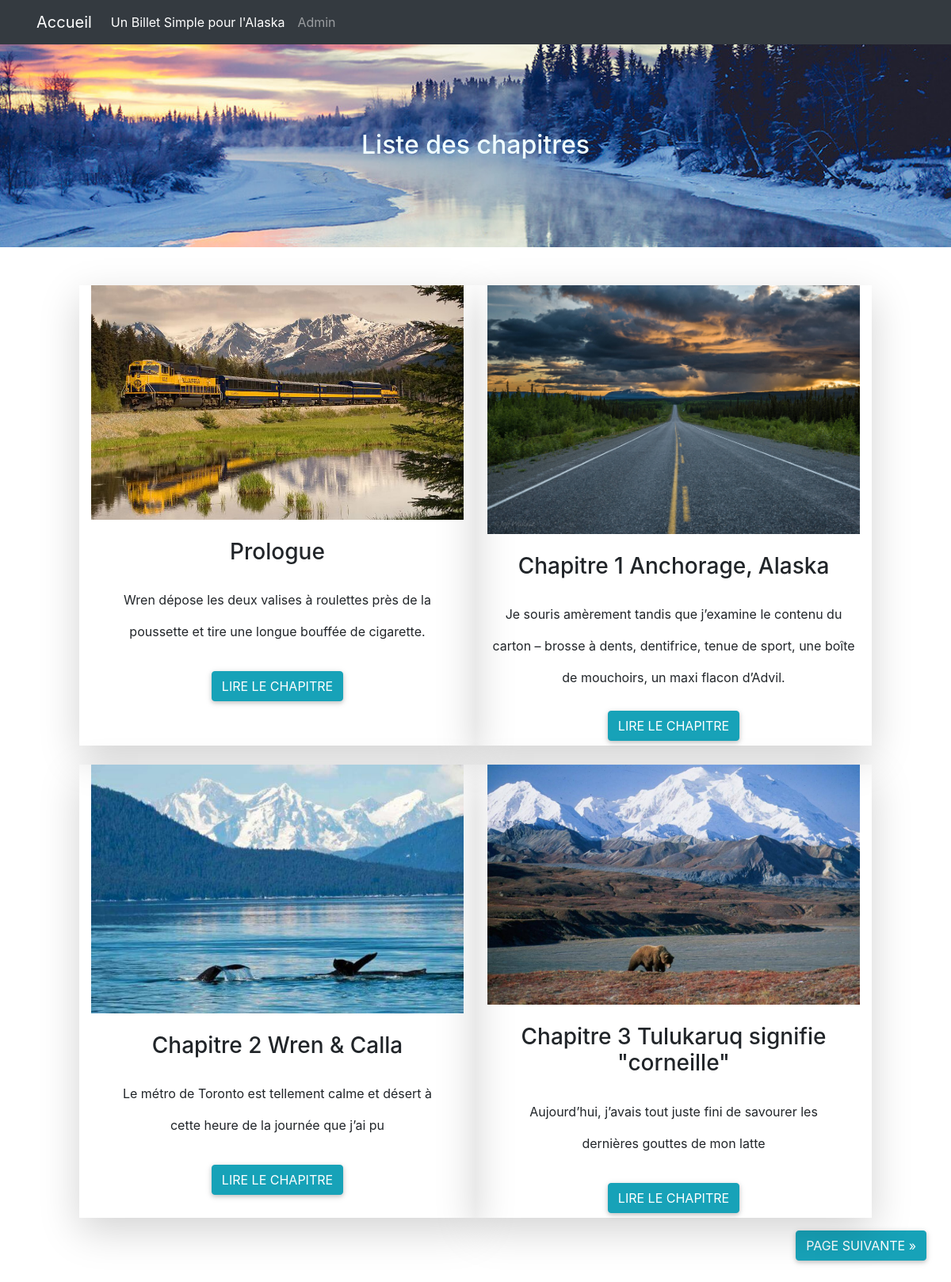
Page /index.php?action=listchapitre on the earlier database version.
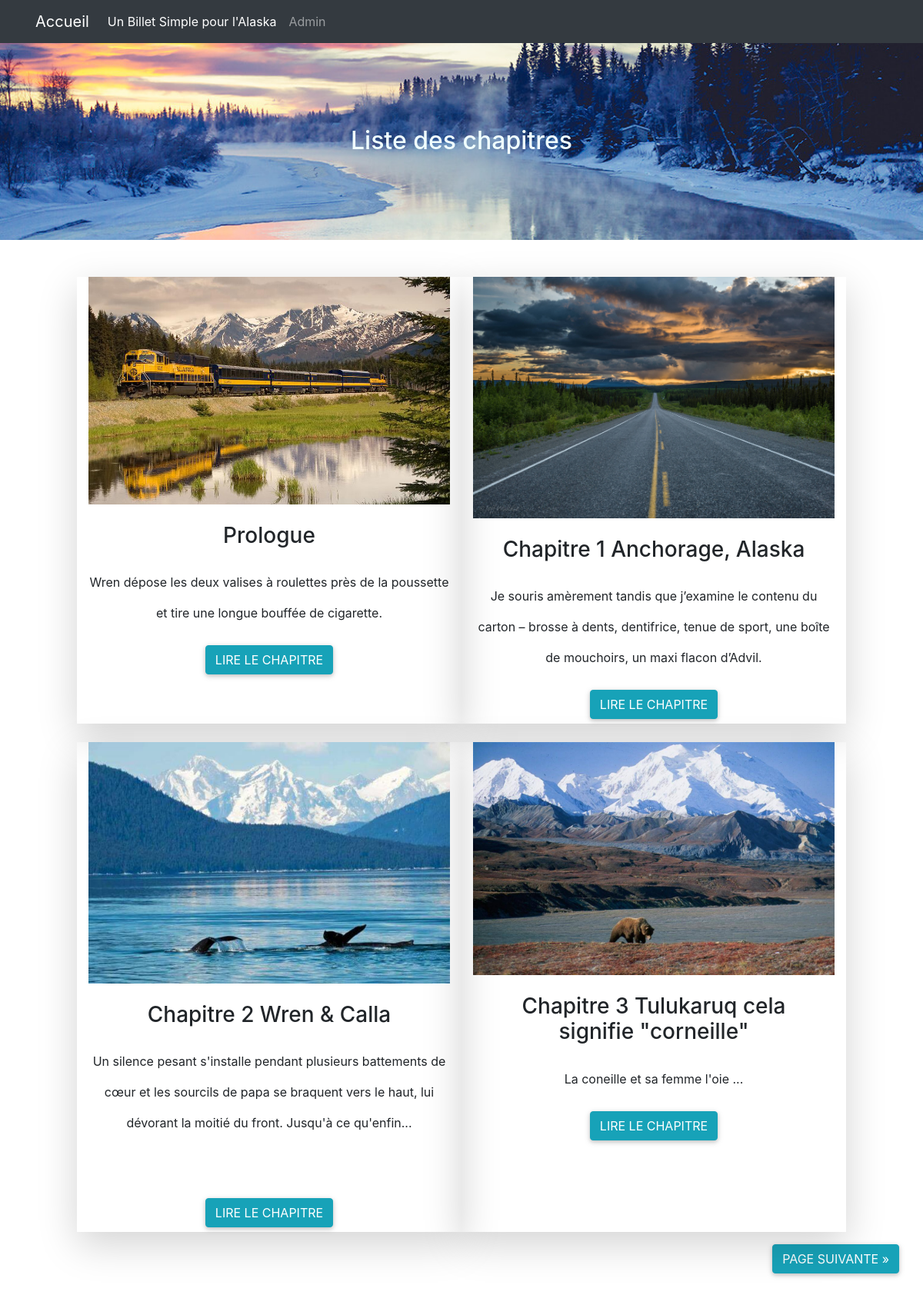
Same page on the later database version.
### tables this page shows
CREATE TABLE IF NOT EXISTS `chapitre` (
  `id_chapitre` int(11) NOT NULL AUTO_INCREMENT,
  `titre` varchar(255) NOT NULL,
  `numchapitre` int(11) NOT NULL,
  `extrait` text NOT NULL,
  `contenu_chapitre` text NOT NULL,
  `date_publication` datetime NOT NULL,
  `image` varchar(500) DEFAULT NULL,
  `publier` int(3) NOT NULL,
  PRIMARY KEY (`id_chapitre`),
  UNIQUE KEY `numchapitre` (`numchapitre`),
  KEY `titre` (`titre`)
);

### src/view/View.php (called while the page is built, shortened)
<?php
class View
{
    private $path;
    public function __construct(string $path)
    {
        $this->path = $path;
    }
    public function render(string $templates, ?array $data) : void
    {
        require_once($this->path.$templates.'.html.php');
        $content=ob_get_clean();
        require_once($this->path.'layout.html.php');
    }
}

### src/controller/ChapitreController.php (called while the page is built, shortened)
<?php
class ChapitreController
{
    private $chapitreManager;
    private $view;
    public function __construct()
    {
        $this->chapitreManager = new ChapitreManager();
        $this->view = new View('../templates/frontoffice/');
    }
    public function listeChapitre(int $currentPage = 1)
    {
        $pagePrecedente = 0;
        $pageSuivante = 0;
        $currentPage = (int)($_GET['page'] ?? 1);
        $postsPerPage = 4;
        $offset = $postsPerPage * ($currentPage - 1);
        $countChapitre = $this->chapitreManager->countChapitre();
        $nbTotalPages = (int)ceil($countChapitre / $postsPerPage);
        if($currentPage === 1){
            $pagePrecedente = 0;
        }else {
            $pagePrecedente = $currentPage - 1;
        }
        if($currentPage === $nbTotalPages){
            $pageSuivante = 0;
        }else {
            $pageSuivante = $currentPage + 1;
        }
        $list = $this->chapitreManager->findChapitres($offset, $postsPerPage);
        $this->view->render('listechapitres', [
            'list'=>$list,
            'pageSuivante'=>$pageSuivante,
            'pagePrecedente'=>$pagePrecedente,
            'currentPage'=>$currentPage]);
    }
}

### src/model/ChapitreManager.php (called while the page is built, shortened)
<?php
class ChapitreManager
{
    private $db;
    public function __construct()
    {
        $this->db = (new DbConnect())->connectToDb();
    }
    public function findChapitres(int $offset, int $nbPerPage) : array
    {
        $req = $this->db->prepare('SELECT * FROM chapitre ORDER BY numchapitre limit :offset, :limitation');
        $req->bindValue(':limitation', $nbPerPage, \PDO::PARAM_INT);
        $req->bindValue(':offset', $offset, \PDO::PARAM_INT);
        $req->execute();
        return $req->fetchAll();
    }
}

### src/Tools/DbConnect.php (called while the page is built, shortened)
<?php
class DbConnect {
    public function connectToDb()
    {
        try
        {
            $this->db = new \PDO('mysql:host=localhost;dbname=projet4;charset=utf8', 'root', '');
            return $this->db;
        }
        catch(Exception $e)
        {
            die('Erreur : '.$e->getMessage());
        }
    }
}

### templates/frontoffice/listechapitres.html.php (the view, shortened to what this page needs)
<div id="chapitreBanniere">
    <div class="banniere ">
        <h2>Liste des chapitres</h2>
    </div>
</div>
<div class="container-fluid mt-4">
    <section class="row justify-content-md-center">
        <?php foreach($data['list'] as $episode):
             if((int)$episode['publier'] !== 0){ ?>
        <div class="col-12 col-md-5 col-lg-5 mt-4 mb-4 mb-lg-0 border-light shadow-lg">
            <img src="images/<?=$episode['image']?>" alt="" class="img-fluid">
            <h3 class="chapitreTitle"><?=$episode['titre']?></h3>
            <p class="allChapitre"><?=$episode['extrait']?></p>
            <a class="btn btn-info" href="index.php?action=chapitre&id=<?=$episode['id_chapitre']?>">Lire le
                chapitre</a>
        </div>
        <?php
                } else{
                ?>
        <p>La suite au prochain épisode</p>
        <?php
                }
                ?>
        <?php endforeach; ?>
    </section>
    <div class="d-flex justify-content-between my4">
        <?php
        if($data['pageSuivante'] !== 0): ?>
        <a href="index.php?action=listchapitre&page=<?= $data['pageSuivante']?>" class="btn btn-info ml-auto m-3">Page
            suivante &raquo;</a>
        <?php endif ?>
    </div>
</div>

### public/index.php (shortened to what this page needs)
<?php
$action = isset($_GET['action']) ? $_GET['action'] : null;
switch ($action) {
    case 'listchapitre':
        $controller = new ChapitreController();
        $controller->listeChapitre();
    break;
}

### templates/frontoffice/layout.html.php (shortened to what this page needs)
<!DOCTYPE html>
<html lang="en">
<head>
    <link rel="stylesheet" href="https://use.fontawesome.com/releases/v5.8.1/css/all.css"
>
    <link rel="stylesheet" href="css/front/style.css">
    <link rel="stylesheet" href="https://stackpath.bootstrapcdn.com/bootstrap/4.4.1/css/bootstrap.min.css"
>
</head>
<body>
    <div class="bg-dark">
        <div class="container">
            <div class="row">
                <nav class="col navbar navbar-expand-lg navbar-dark ">
                    <a class="navbar-brand" href="index.php">Accueil</a>
                    <div id="navbarContent" class="collapse navbar-collapse">
                        <ul class="navbar-nav">
                            <li class="nav-item active">
                                <a class="nav-link" href="index.php?action=listchapitre">Un Billet Simple pour l'Alaska</a>
                            </li>
                            <li class="nav-item">
                                <a class="nav-link" href="index.php?action=admin">Admin</a>
                            </li>
                        </ul>
                    </div>
                </nav>
            </div>
        </div>
    </div>
    <div class="siteContent">
        <div class="siteContenu">
            <?= $content ?>
        </div>
    </div>
</body>
</html>

### public/css/front/style.css (style rules this page uses)
html, body { font-family: Roboto, sans-serif; font-size: 16px; line-height: 1.4; height: 100%; margin: 0; padding: 0; }
[class*="col-"] { line-height: 40px; text-align: center; }
.justify-content-md-center { justify-content: center!important; }
img { max-width: 100%; height: auto; }
a { text-decoration: none; color: inherit; }
.d-flex { display: -ms-flexbox !important; display: flex !important; }
.btn:not(:disabled):not(.disabled) { cursor: pointer; }
.btn { margin: .375rem; color: inherit; text-transform: uppercase; word-wrap: break-word; white-space: normal; cursor: pointer; border: 0; border-radius: .125rem; -webkit-box-shadow: 0 2px 5px 0 rgba(0,0,0,0.16), 0 2px 10px 0 rgba(0,0,0,0.12); box-shadow: 0 2px 5px 0 rgba(0,0,0,0.16), 0 2px 10px 0 rgba(0,0,0,0.12); -webkit-transition: color .15s ease-in-out,background-color .15s ease-in-out,border-color .15s ease-in-out,-webkit-box-shadow .15s ease-in-out; transition: color .15s ease-in-out,background-color .15s ease-in-out,border-color .15s ease-in-out,-webkit-box-shadow .15s ease-in-out; transition: color .15s ease-in-out,background-color .15s ease-in-out,border-color .15s ease-in-out,box-shadow .15s ease-in-out; transition: color .15s ease-in-out,background-color .15s ease-in-out,border-color .15s ease-in-out,box-shadow .15s ease-in-out,-webkit-box-shadow .15s ease-in-out; padding: .84rem 2.14rem; font-size: .81rem; }
.btn { display: inline-block; font-weight: 400; color: #212529; text-align: center; vertical-align: middle; -webkit-user-select: none; -moz-user-select: none; -ms-user-select: none; user-select: none; background-color: transparent; border: 1px solid transparent; padding: .375rem .75rem; font-size: 1rem; line-height: 1.5; border-radius: .25rem; transition: color .15s ease-in-out,background-color .15s ease-in-out,border-color .15s ease-in-out,box-shadow .15s ease-in-out; }
a { color: #007bff; text-decoration: none; cursor: pointer; -webkit-transition: all .2s ease-in-out; transition: all .2s ease-in-out; }
a { color: #007bff; text-decoration: none; background-color: transparent; }
*, *::before, *::after { box-sizing: border-box; }
#chapitreBanniere { background-image:url(../../images/fairbanks.jpg); padding: 9%; background-size: cover; background-position: center; height: 7em; }
.banniere { text-align: center; color: azure; }
.chapitreTitle, .allChapitre { margin: 1.5rem; }
@media only screen and (min-width: 601px) { #chapitreBanniere { height: 16em; } }

Differences in the rows shown:
changed chapitre "Chapitre 2 Wren & Calla": extrait "Le métro de Toronto est tellement calme et désert à cette heure de la journée que j’ai pu" → "Un silence pesant s'installe pendant plusieurs battements de cœur et les sourcils de papa se braquent vers le haut, lui dévorant la moitié du front. Jusqu'à ce qu'enfin..."
changed chapitre: titre "Chapitre 3 Tulukaruq signifie \"corneille\"" → "Chapitre 3 Tulukaruq cela signifie \"corneille\""; extrait "Aujourd’hui, j’avais tout juste fini de savourer les dernières gouttes de mon latte" → "La coneille et sa femme l'oie ..."
